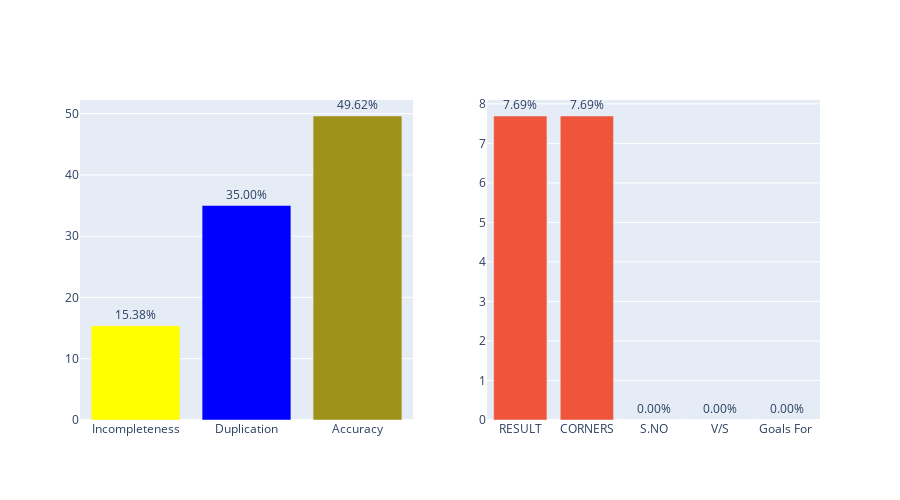

The cell this chart's notebook holds for it:
### Markdown cell above
The above dataset contain duplicate line(35%), incompleteness rows(15,38%), and the quality of the dataset is evaluate as 49,62%

### Code cell
# You can decide just to visualize the first 5 rows by adding -5 as a parameter
data_quality_analyzer.data_quality_analyzer('Manchester United 2018-2019.xlsx').duplication_incompleteness_checker()

### Figure 1 — Plotly figure (JSON) as saved in the notebook; plotly's stock layout.template omitted (floating-point values rounded to 4 significant figures)
{"data": [{"marker": {"color": ["yellow", "blue", "#a0911b"]}, "text": ["15.38%", "35.00%", "49.62%"], "textposition": "outside", "type": "bar", "x": ["Incompleteness", "Duplication", "Accuracy"], "xaxis": "x", "y": [15.38, 35, 49.62], "yaxis": "y"}, {"text": ["7.69%", "7.69%", "0.00%", "0.00%", "0.00%"], "textposition": "outside", "type": "bar", "x": ["RESULT", "CORNERS", "S.NO", "V/S", "Goals For "], "xaxis": "x2", "y": [7.692, 7.692, 0, 0, 0], "yaxis": "y2"}], "layout": {"height": 500, "showlegend": false, "xaxis": {"anchor": "y", "domain": [0, 0.45]}, "xaxis2": {"anchor": "y2", "domain": [0.55, 1]}, "yaxis": {"anchor": "x", "domain": [0, 1]}, "yaxis2": {"anchor": "x2", "domain": [0, 1]}}}
